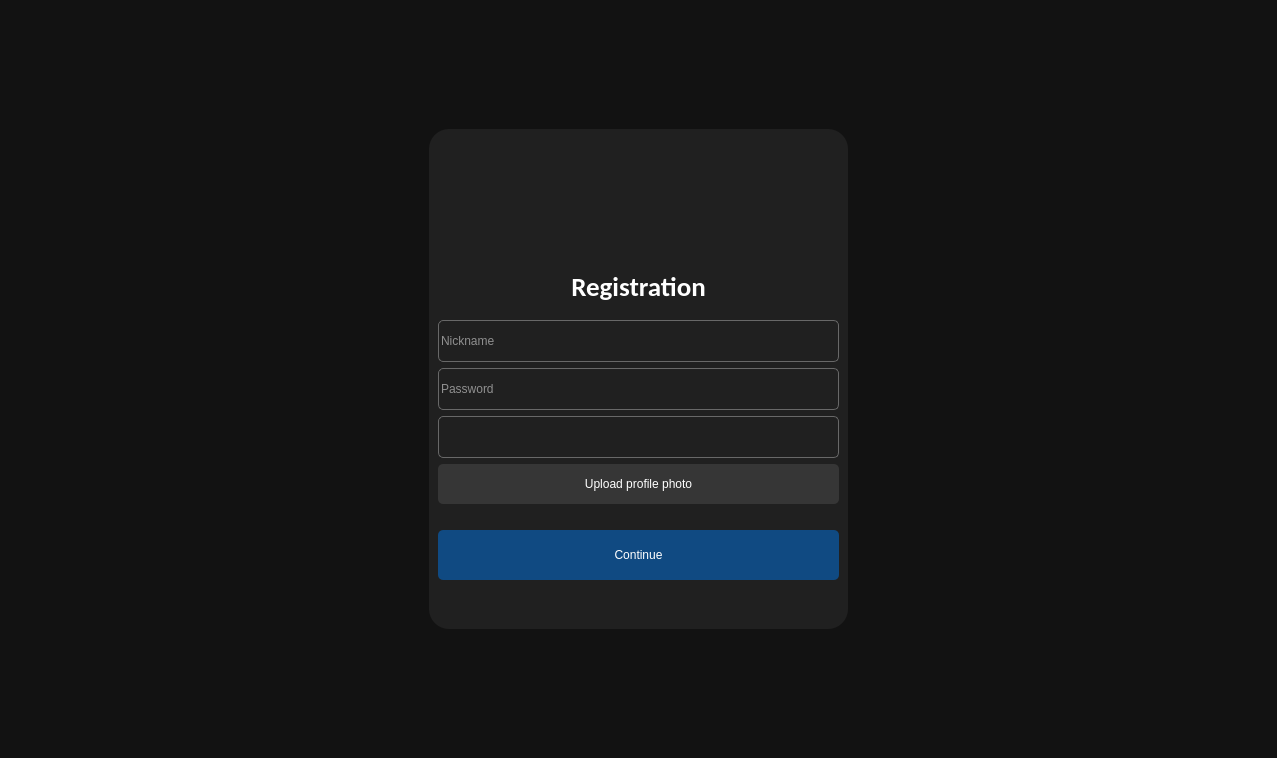
<?xml version="1.0" encoding="UTF-8"?>
<ui version="4.0">
 <class>RegistrationWindow</class>
 <widget class="QWidget" name="RegistrationWindow">
  <property name="geometry">
   <rect>
    <x>0</x>
    <y>0</y>
    <width>1277</width>
    <height>758</height>
   </rect>
  </property>
  <property name="windowTitle">
   <string>Form</string>
  </property>
  <property name="styleSheet">
   <string notr="true">background-color: rgb(18, 18, 18);
color: rgb(255, 255, 255)</string>
  </property>
  <layout class="QGridLayout" name="gridLayout">
   <item row="1" column="0">
    <spacer name="horizontalSpacer">
     <property name="orientation">
      <enum>Qt::Horizontal</enum>
     </property>
     <property name="sizeHint" stdset="0">
      <size>
       <width>40</width>
       <height>20</height>
      </size>
     </property>
    </spacer>
   </item>
   <item row="1" column="1">
    <widget class="QWidget" name="LogInFrame" native="true">
     <property name="minimumSize">
      <size>
       <width>400</width>
       <height>500</height>
      </size>
     </property>
     <property name="styleSheet">
      <string notr="true">QWidget {
	background-color: rgb(32, 32, 32);
	border-radius: 20%;
	color: rgb(255, 255, 255);
}</string>
     </property>
     <layout class="QVBoxLayout" name="verticalLayout">
      <item>
       <spacer name="verticalSpacer_4">
        <property name="orientation">
         <enum>Qt::Vertical</enum>
        </property>
        <property name="sizeHint" stdset="0">
         <size>
          <width>20</width>
          <height>40</height>
         </size>
        </property>
       </spacer>
      </item>
      <item>
       <widget class="QLabel" name="logo">
        <property name="maximumSize">
         <size>
          <width>16777215</width>
          <height>16777215</height>
         </size>
        </property>
        <property name="text">
         <string/>
        </property>
        <property name="alignment">
         <set>Qt::AlignCenter</set>
        </property>
       </widget>
      </item>
      <item>
       <spacer name="verticalSpacer_7">
        <property name="orientation">
         <enum>Qt::Vertical</enum>
        </property>
        <property name="sizeHint" stdset="0">
         <size>
          <width>20</width>
          <height>40</height>
         </size>
        </property>
       </spacer>
      </item>
      <item>
       <widget class="QLabel" name="signInLabel">
        <property name="font">
         <font>
          <family>Calibri</family>
          <pointsize>20</pointsize>
          <bold>true</bold>
         </font>
        </property>
        <property name="styleSheet">
         <string notr="true">QLabel {
	font-size: 20%;
}</string>
        </property>
        <property name="text">
         <string>Registration</string>
        </property>
        <property name="alignment">
         <set>Qt::AlignCenter</set>
        </property>
       </widget>
      </item>
      <item>
       <spacer name="verticalSpacer_8">
        <property name="orientation">
         <enum>Qt::Vertical</enum>
        </property>
        <property name="sizeType">
         <enum>QSizePolicy::Fixed</enum>
        </property>
        <property name="sizeHint" stdset="0">
         <size>
          <width>20</width>
          <height>10</height>
         </size>
        </property>
       </spacer>
      </item>
      <item>
       <widget class="QLineEdit" name="nicknameInput">
        <property name="minimumSize">
         <size>
          <width>0</width>
          <height>42</height>
         </size>
        </property>
        <property name="font">
         <font>
          <family>Segoe UI</family>
          <pointsize>9</pointsize>
         </font>
        </property>
        <property name="styleSheet">
         <string notr="true">border-radius: 5%;
border: 1px solid rgb(104, 104, 104);
min-height: 40px</string>
        </property>
        <property name="text">
         <string/>
        </property>
        <property name="placeholderText">
         <string>Nickname</string>
        </property>
       </widget>
      </item>
      <item>
       <widget class="QLineEdit" name="passwordInput">
        <property name="minimumSize">
         <size>
          <width>0</width>
          <height>42</height>
         </size>
        </property>
        <property name="font">
         <font>
          <family>Segoe UI</family>
          <pointsize>9</pointsize>
         </font>
        </property>
        <property name="styleSheet">
         <string notr="true">border-radius: 5%;
border: 1px solid rgb(104, 104, 104);
min-height: 40px</string>
        </property>
        <property name="inputMask">
         <string/>
        </property>
        <property name="text">
         <string/>
        </property>
        <property name="echoMode">
         <enum>QLineEdit::Password</enum>
        </property>
        <property name="placeholderText">
         <string>Password</string>
        </property>
       </widget>
      </item>
      <item>
       <widget class="QComboBox" name="accountTypesComboBox">
        <property name="styleSheet">
         <string notr="true">QComboBox {
    border-radius: 5%;
    border: 1px solid rgb(104, 104, 104);
    min-height: 40px;
    color: #fff;
    selection-background-color: #555;
	min-height: 40px;
}

QComboBox::drop-down {
    width: 20px;
    border: none;
}

QComboBox QAbstractItemView {
    border: 1px solid #555;
    background: #333;
    color: #fff;
    selection-background-color: #555;
}

QComboBox::item {
    padding: 5px;
}

QComboBox::item:selected {
    background: #555;
}

QComboBox::item:hover {
    background: #444;
}
</string>
        </property>
       </widget>
      </item>
      <item>
       <widget class="QPushButton" name="photoButton">
        <property name="styleSheet">
         <string notr="true">QPushButton {
	border-radius: 5%;
	background: rgb(54, 54, 54);
	min-height: 40px;
}

QPushButton:hover {
	background-color: rgb(65, 65, 65);
	border-radius: 10%;
}</string>
        </property>
        <property name="text">
         <string>Upload profile photo</string>
        </property>
       </widget>
      </item>
      <item>
       <spacer name="verticalSpacer_6">
        <property name="orientation">
         <enum>Qt::Vertical</enum>
        </property>
        <property name="sizeType">
         <enum>QSizePolicy::Fixed</enum>
        </property>
        <property name="sizeHint" stdset="0">
         <size>
          <width>20</width>
          <height>20</height>
         </size>
        </property>
       </spacer>
      </item>
      <item>
       <widget class="QPushButton" name="continueButton">
        <property name="minimumSize">
         <size>
          <width>0</width>
          <height>50</height>
         </size>
        </property>
        <property name="font">
         <font>
          <family>Segoe UI</family>
          <pointsize>9</pointsize>
         </font>
        </property>
        <property name="cursor">
         <cursorShape>PointingHandCursor</cursorShape>
        </property>
        <property name="styleSheet">
         <string notr="true">QPushButton {
	background-color: rgb(16, 74, 130);
	border-radius: 5%;
}

QPushButton:hover {
	background-color: rgb(0, 116, 228);
	border-radius: 10%;
}</string>
        </property>
        <property name="text">
         <string>Continue</string>
        </property>
       </widget>
      </item>
      <item>
       <spacer name="verticalSpacer_5">
        <property name="orientation">
         <enum>Qt::Vertical</enum>
        </property>
        <property name="sizeType">
         <enum>QSizePolicy::Fixed</enum>
        </property>
        <property name="sizeHint" stdset="0">
         <size>
          <width>20</width>
          <height>20</height>
         </size>
        </property>
       </spacer>
      </item>
      <item>
       <spacer name="verticalSpacer_3">
        <property name="orientation">
         <enum>Qt::Vertical</enum>
        </property>
        <property name="sizeType">
         <enum>QSizePolicy::Fixed</enum>
        </property>
        <property name="sizeHint" stdset="0">
         <size>
          <width>20</width>
          <height>20</height>
         </size>
        </property>
       </spacer>
      </item>
     </layout>
    </widget>
   </item>
   <item row="2" column="1">
    <spacer name="verticalSpacer">
     <property name="orientation">
      <enum>Qt::Vertical</enum>
     </property>
     <property name="sizeHint" stdset="0">
      <size>
       <width>20</width>
       <height>40</height>
      </size>
     </property>
    </spacer>
   </item>
   <item row="1" column="2">
    <spacer name="horizontalSpacer_2">
     <property name="orientation">
      <enum>Qt::Horizontal</enum>
     </property>
     <property name="sizeHint" stdset="0">
      <size>
       <width>40</width>
       <height>20</height>
      </size>
     </property>
    </spacer>
   </item>
   <item row="0" column="1">
    <spacer name="verticalSpacer_2">
     <property name="orientation">
      <enum>Qt::Vertical</enum>
     </property>
     <property name="sizeHint" stdset="0">
      <size>
       <width>20</width>
       <height>40</height>
      </size>
     </property>
    </spacer>
   </item>
  </layout>
 </widget>
 <resources/>
 <connections/>
</ui>
